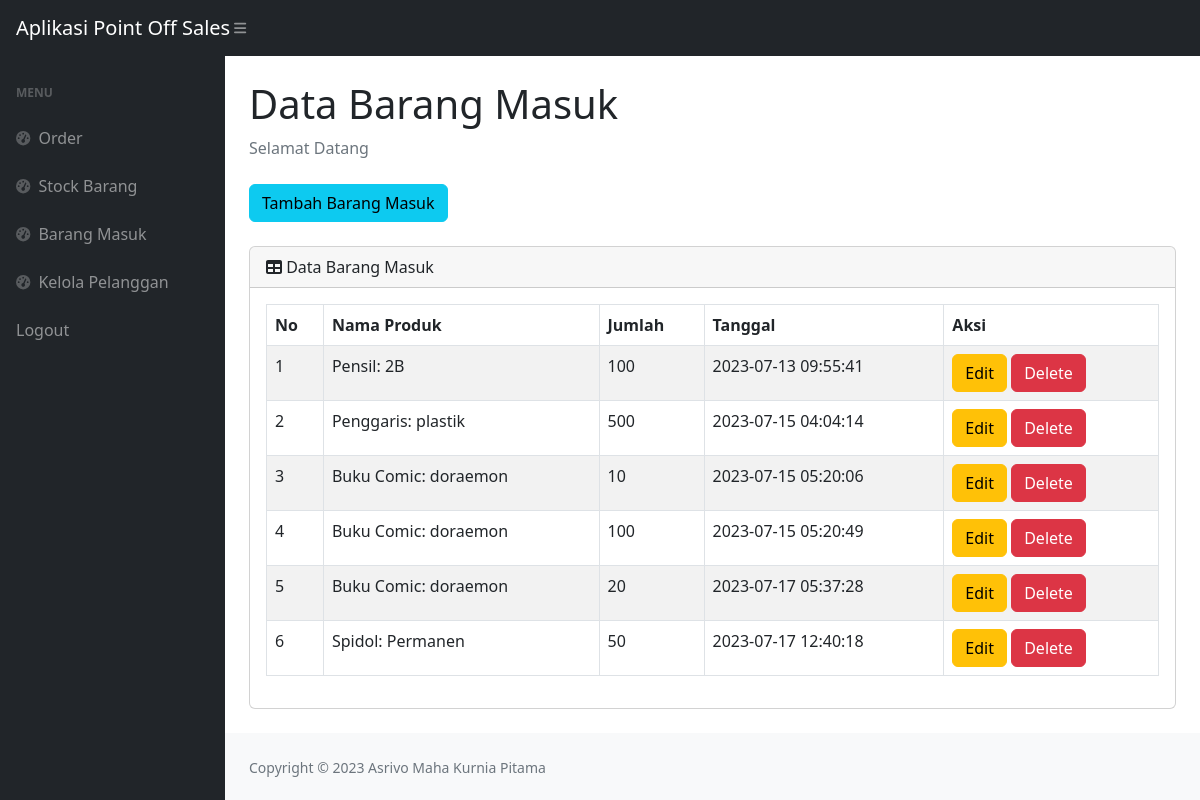
Page /masuk.php (signed in) on the committed database.
### tables this page shows
CREATE TABLE `masuk` (
  `idmasuk` int(11) NOT NULL,
  `idproduk` int(11) NOT NULL,
  `qty` int(11) NOT NULL,
  `tanggalmasuk` timestamp NOT NULL DEFAULT current_timestamp()
);

CREATE TABLE `produk` (
  `idproduk` int(11) NOT NULL,
  `namaproduk` varchar(20) NOT NULL,
  `deskripsi` varchar(30) NOT NULL,
  `harga` int(11) NOT NULL,
  `stock` int(11) NOT NULL
);

### masuk.php (the view, shortened to what this page needs)
<?php
    require 'ceklogin.php';
?>
<!DOCTYPE html>
<html lang="en">
    <head>
        <link href="https://cdn.jsdelivr.net/npm/simple-datatables@7.1.2/dist/style.min.css" rel="stylesheet" />
        <link href="css/styles.css" rel="stylesheet" />
    </head>
    <body class="sb-nav-fixed">
        <nav class="sb-topnav navbar navbar-expand navbar-dark bg-dark">
            <a class="navbar-brand ps-3" href="index.php">Aplikasi Point Off Sales</a>
            <button class="btn btn-link btn-sm order-1 order-lg-0 me-4 me-lg-0" id="sidebarToggle" href="#!"><i class="fas fa-bars"></i></button>
        </nav>
        <div id="layoutSidenav">
            <div id="layoutSidenav_nav">
                <nav class="sb-sidenav accordion sb-sidenav-dark" id="sidenavAccordion">
                    <div class="sb-sidenav-menu">
                        <div class="nav">
                            <div class="sb-sidenav-menu-heading">Menu</div>
                            <a class="nav-link" href="index.php">
                                <div class="sb-nav-link-icon"><i class="fas fa-tachometer-alt"></i></div>
                                Order
                            </a>
                            <a class="nav-link" href="stock.php">
                                <div class="sb-nav-link-icon"><i class="fas fa-tachometer-alt"></i></div>
                                Stock Barang
                            </a>
                            <a class="nav-link" href="masuk.php">
                                <div class="sb-nav-link-icon"><i class="fas fa-tachometer-alt"></i></div>
                                Barang Masuk
                            </a>
                            <a class="nav-link" href="pelanggan.php">
                                <div class="sb-nav-link-icon"><i class="fas fa-tachometer-alt"></i></div>
                                Kelola Pelanggan
                            </a>
                            <a class="nav-link" href="logout.php">
                                Logout
                            </a>
                        </div>
                    </div>
                </nav>
            </div>
            <div id="layoutSidenav_content">
                <main>
                    <div class="container-fluid px-4">
                        <h1 class="mt-4">Data Barang Masuk</h1>
                        <ol class="breadcrumb mb-4">
                            <li class="breadcrumb-item active">Selamat Datang</li>
                        </ol>
                         <button type="button" class="btn btn-info mb-4" data-bs-toggle="modal" data-bs-target="#myModal">
                            Tambah Barang Masuk
                         </button>
                        <div class="card mb-4">
                            <div class="card-header">
                                <i class="fas fa-table mr-1"></i>
                                Data Barang Masuk
                            </div>
                        <div class="card-body">
                            <div class="table-responsive">
                                <table class="table table-striped table-bordered" id="dataTable" width="100%" cellspacing="0">
                                    <thead>
                                        <tr>
                                            <th>No</th>
                                            <th>Nama Produk</th>
                                            <th>Jumlah</th>
                                            <th>Tanggal</th>
                                            <th>Aksi</th>
                                        </tr>
                                    </thead>
                                    <tbody>
                                    <?php
                                    $get = mysqli_query($conn,"select * from masuk m, produk p where m.idproduk=p.idproduk");
                                    $i = 1;
                                    while($p=mysqli_fetch_array($get)){
                                    $namaproduk = $p['namaproduk'];
                                    $deskripsi = $p['deskripsi'];
                                    $qty = $p['qty'];
                                    $idmasuk = $p['idmasuk'];
                                    $tanggal = $p['tanggalmasuk'];
                                    ?>
                                        <tr>
                                            <td><?=$i++;?></td>
                                            <td><?=$namaproduk;?>: <?=$deskripsi;?></td>
                                            <td><?=$qty;?></td>
                                            <td><?=$tanggal;?></td>
                                            <td>
                                            <button type="button" class="btn btn-warning" data-bs-toggle="modal" data-bs-target="#edit<?=$idmasuk;?>">
                                                Edit
                                            </button>
                                            <button type="button" class="btn btn-danger" data-bs-toggle="modal" data-bs-target="#delete<?=$idmasuk;?>">
                                                Delete
                                            </button>
                                            </td>
                                        </tr>
                                    <?php
                                    };
                                    ?>
                                    </tbody>
                                </table>
                            </div>
                        </div>
                    </div>
                </main>
                <footer class="py-4 bg-light mt-auto">
                    <div class="container-fluid px-4">
                        <div class="d-flex align-items-center justify-content-between small">
                            <div class="text-muted">Copyright &copy; 2023 Asrivo Maha Kurnia Pitama</div>
                        </div>
                    </div>
                </footer>
            </div>
        </div>
    </body>
</html>

### rows in the picture
masuk: idproduk.namaproduk "Pensil", idproduk.deskripsi "2B", qty "100", tanggalmasuk "2023-07-13 09:55:41"
masuk: idproduk.namaproduk "Penggaris", idproduk.deskripsi "plastik", qty "500", tanggalmasuk "2023-07-15 04:04:14"
masuk: idproduk.namaproduk "Buku Comic", idproduk.deskripsi "doraemon", qty "10", tanggalmasuk "2023-07-15 05:20:06"
masuk: idproduk.namaproduk "Buku Comic", idproduk.deskripsi "doraemon", qty "100", tanggalmasuk "2023-07-15 05:20:49"
masuk: idproduk.namaproduk "Buku Comic", idproduk.deskripsi "doraemon", qty "20", tanggalmasuk "2023-07-17 05:37:28"
masuk: idproduk.namaproduk "Spidol", idproduk.deskripsi "Permanen", qty "50", tanggalmasuk "2023-07-17 12:40:18"
